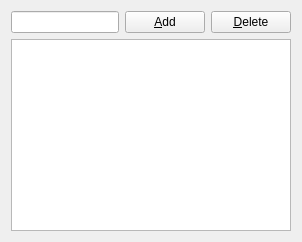
     <widget class="QWidget" name="tx_macros_tab">
      <attribute name="title">
       <string>Tx &amp;Macros</string>
      </attribute>
      <attribute name="toolTip">
       <string>Canned free text messages setup</string>
      </attribute>
      <layout class="QGridLayout" name="gridLayout">
       <item row="0" column="1">
        <widget class="QPushButton" name="add_macro_push_button">
         <property name="text">
          <string>&amp;Add</string>
         </property>
        </widget>
       </item>
       <item row="0" column="0">
        <widget class="QLineEdit" name="add_macro_line_edit">
         <property name="maxLength">
          <number>13</number>
         </property>
        </widget>
       </item>
       <item row="0" column="2">
        <widget class="QPushButton" name="delete_macro_push_button">
         <property name="text">
          <string>&amp;Delete</string>
         </property>
        </widget>
       </item>
       <item row="1" column="0" colspan="3">
        <widget class="QListView" name="macros_list_view">
         <property name="contextMenuPolicy">
          <enum>Qt::ActionsContextMenu</enum>
         </property>
         <property name="toolTip">
          <string>Drag and drop items to rearrange order
Right click for item specific actions
Click, SHIFT+Click and, CRTL+Click to select items</string>
         </property>
         <property name="styleSheet">
          <string notr="true">QListView {
    show-decoration-selected: 1; /* make the selection span the entire width of the view */
}

QListView::item:alternate {
    background: #EEEEEE;
}

QListView::item:selected {
    border: 1px solid #6a6ea9;
}

QListView::item:selected:!active {
    background: qlineargradient(x1: 0, y1: 0, x2: 0, y2: 1,
                                stop: 0 #ABAFE5, stop: 1 #8588B2);
}

QListView::item:selected:active {
    background: qlineargradient(x1: 0, y1: 0, x2: 0, y2: 1,
                                stop: 0 #6a6ea9, stop: 1 #888dd9);
}

QListView::item:hover {
    background: qlineargradient(x1: 0, y1: 0, x2: 0, y2: 1,
                                stop: 0 #FAFBFE, stop: 1 #DCDEF1);
}</string>
         </property>
         <property name="dragDropMode">
          <enum>QAbstractItemView::InternalMove</enum>
         </property>
         <property name="defaultDropAction">
          <enum>Qt::MoveAction</enum>
         </property>
         <property name="alternatingRowColors">
          <bool>true</bool>
         </property>
         <property name="selectionMode">
          <enum>QAbstractItemView::ExtendedSelection</enum>
         </property>
         <property name="uniformItemSizes">
          <bool>true</bool>
         </property>
        </widget>
       </item>
      </layout>
     </widget>
